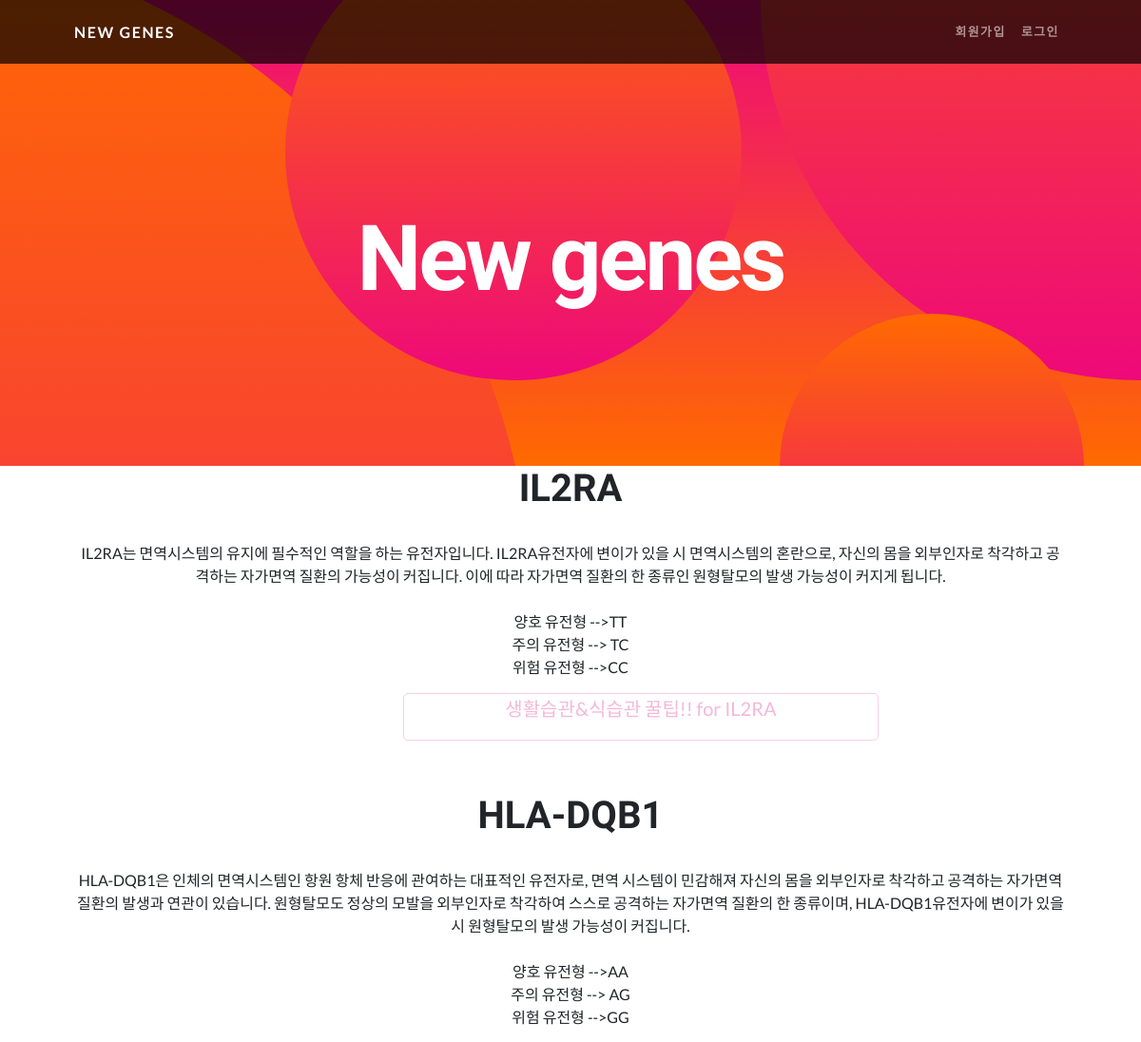
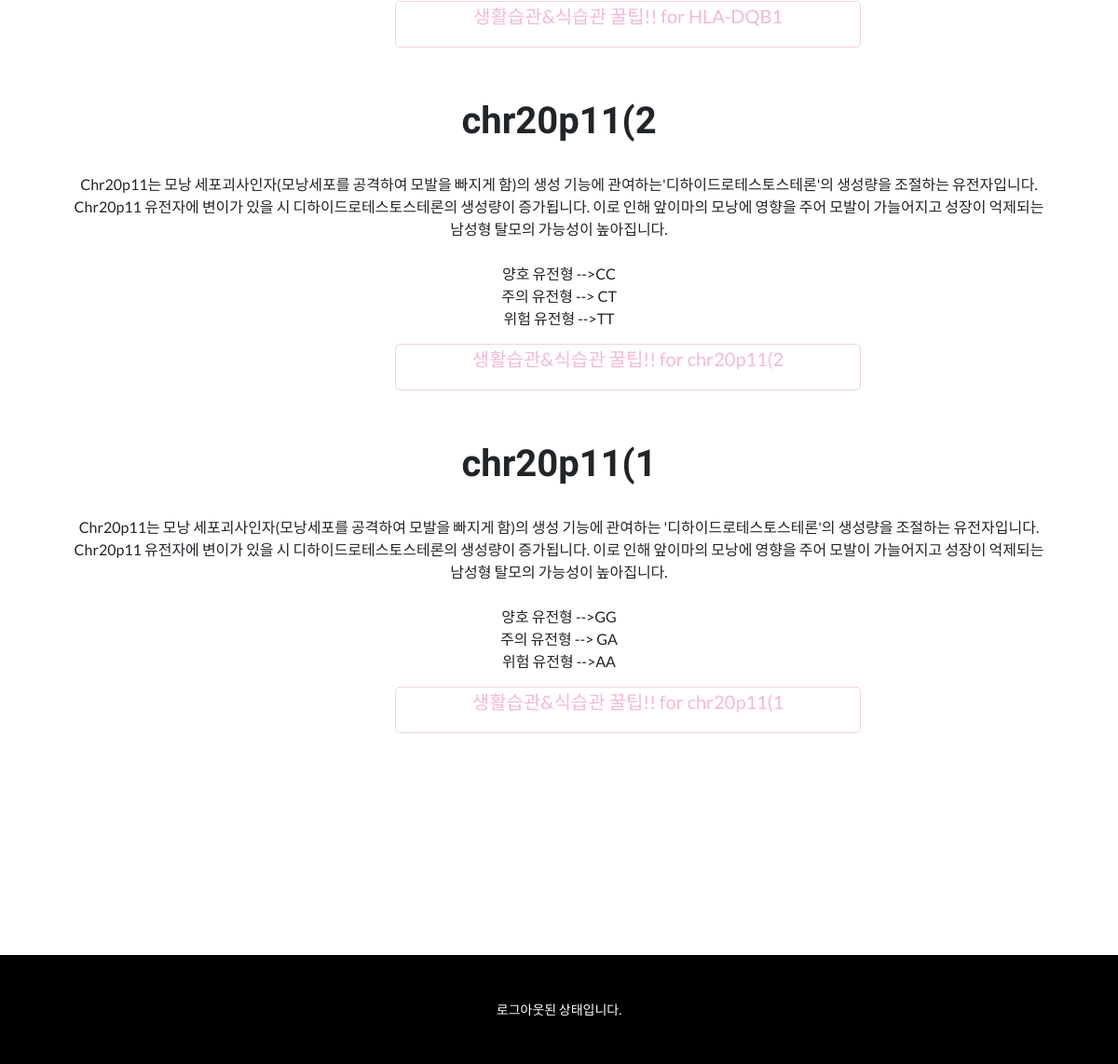
The page /mypage/properties/property_detail/3 on the database its author committed (2 pictures, top to bottom).
### Gene/models.py (models this page shows)
class Gene(models.Model):
    property = models.ForeignKey(Property, on_delete=models.CASCADE, null=True)
    name = models.CharField(max_length=10, primary_key=True)
    description = models.TextField()
    warnning_type = models.CharField(max_length=2, null=True)
    middle_type = models.CharField(max_length=2, null=True)
    good_type = models.CharField(max_length=2, null=True)

### Gene/views.py (the view)
# urls.py: path('mypage/properties/property_detail/<int:property_id>', views.property_detail, name='property_detail'),
def property_detail(request, property_id):
    context = dict()
    property = Property.objects.get(id=property_id)
    gene_data = Gene.objects.filter(property_id=property_id)
    context['gene_data'] = gene_data
    context['property'] = property
    return render(request, 'Gene/property_detail.html', context=context)

### Gene/templates/Gene/property_detail.html (shortened to what this page needs)
{% extends 'gene_base/base.html' %}
{% load static %}
{% block content %}
        {% for gene in gene_data %}
            <div style="text-align: center;">
                    <h1>{{gene.name}}</h1><br>
                    {{gene.description}}<br><br>
                    양호 유전형 -->{{gene.good_type}}<br>
                    주의 유전형 --> {{gene.middle_type}}<br>
                    위험 유전형 -->{{gene.warnning_type}}<br>
            </div>
            <div style="margin-bottom: 40px; padding-left:350px;">
                <a class="button" style="width: 500px; height: 50px; font-size: 20px;" href={% url 'habits' gene.name %}>생활습관&식습관 꿀팁!! for  {{gene.name}}</a>
            </div>
        {% endfor %}
{% endblock content%}

### Gene/static/Gene/styles/make.css (style rules this page uses)
.button { display: block; float: left; width: 120px; font-size: medium; margin: 15px 20px; padding: 0 0; text-align: center; border-radius: 5px; transition: all 0.2s ; background-color: #FFF; color: #f4b8da; border: 1px solid #f9cee7; text-decoration: none; }

### rows shown on the page
Gene: name "IL2RA", description "IL2RA는 면역시스템의 유지에 필수적인 역할을 하는 유전자입니다. IL2RA유전자에 변이가 있을 시 면역시스템의 혼란으로, 자신의 몸을 외부인자로 착각하고 공격하는 자가면역 질환의 가능성이 커집니다. 이에 따라 자가면역 질환의 한 종류인 원형탈모의 발생 가능성이 커지게 됩니다.", good_type "TT", middle_type "TC", warnning_type "CC"
Gene: name "HLA-DQB1", description "HLA-DQB1은 인체의 면역시스템인 항원 항체 반응에 관여하는 대표적인 유전자로, 면역 시스템이 민감해져 자신의 몸을 외부인자로 착각하고 공격하는 자가면역질환의 발생과 연관이 있습니다. 원형탈모도 정상의 모발을 외부인자로 착각하여 스스로 공격하는 자가면역 질환의 한 종류이며, HLA-DQB1유전자에 변이가 있을 시 원형탈모의 발생 가능성이 커집니다.", good_type "AA", middle_type "AG", warnning_type "GG"
Gene: name "chr20p11(2", description "Chr20p11는 모낭 세포괴사인자(모낭세포를 공격하여 모발을 빠지게 함)의 생성 기능에 관여하는'디하이드로테스토스테론'의 생성량을 조절하는 유전자입니다. Chr20p11 유전자에 변이가 있을 시 디하이드로테스토스테론의 생성량이 증가됩니다. 이로 인해 앞이마의 모낭에 영향을 주어 모발이 가늘어지고 성장이 억제되는 남성형 탈모의 가능성이 높아집니다.", good_type "CC", middle_type "CT", warnning_type "TT"
Gene: name "chr20p11(1", description "Chr20p11는 모낭 세포괴사인자(모낭세포를 공격하여 모발을 빠지게 함)의 생성 기능에 관여하는 '디하이드로테스토스테론'의 생성량을 조절하는 유전자입니다. Chr20p11 유전자에 변이가 있을 시 디하이드로테스토스테론의 생성량이 증가됩니다. 이로 인해 앞이마의 모낭에 영향을 주어 모발이 가늘어지고 성장이 억제되는 남성형 탈모의 가능성이 높아집니다.", good_type "GG", middle_type "GA", warnning_type "AA"
